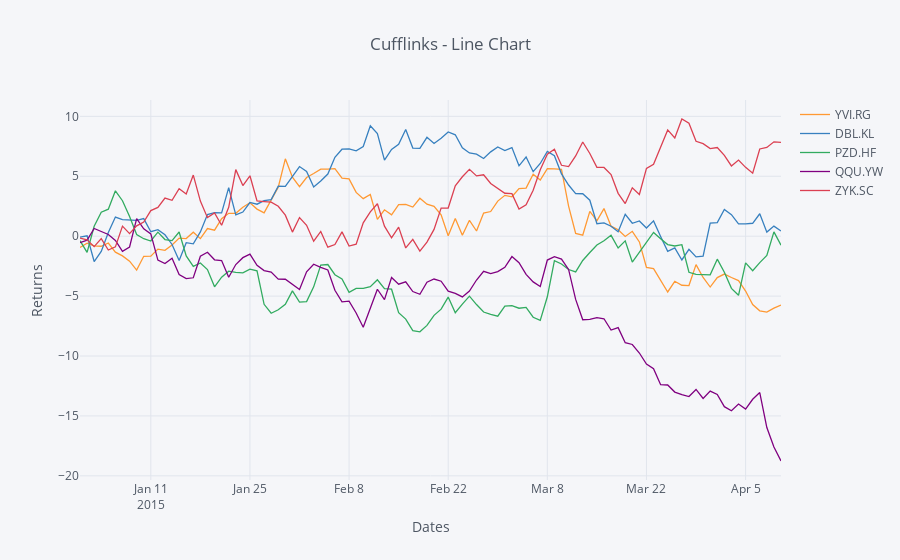

The notebook cell this image was saved under:
### Markdown cell above
## Line Chart

### Code cell
cf.datagen.lines().iplot(kind='scatter',
                         xTitle='Dates',
                         yTitle='Returns',
                         title='Cufflinks - Line Chart')
